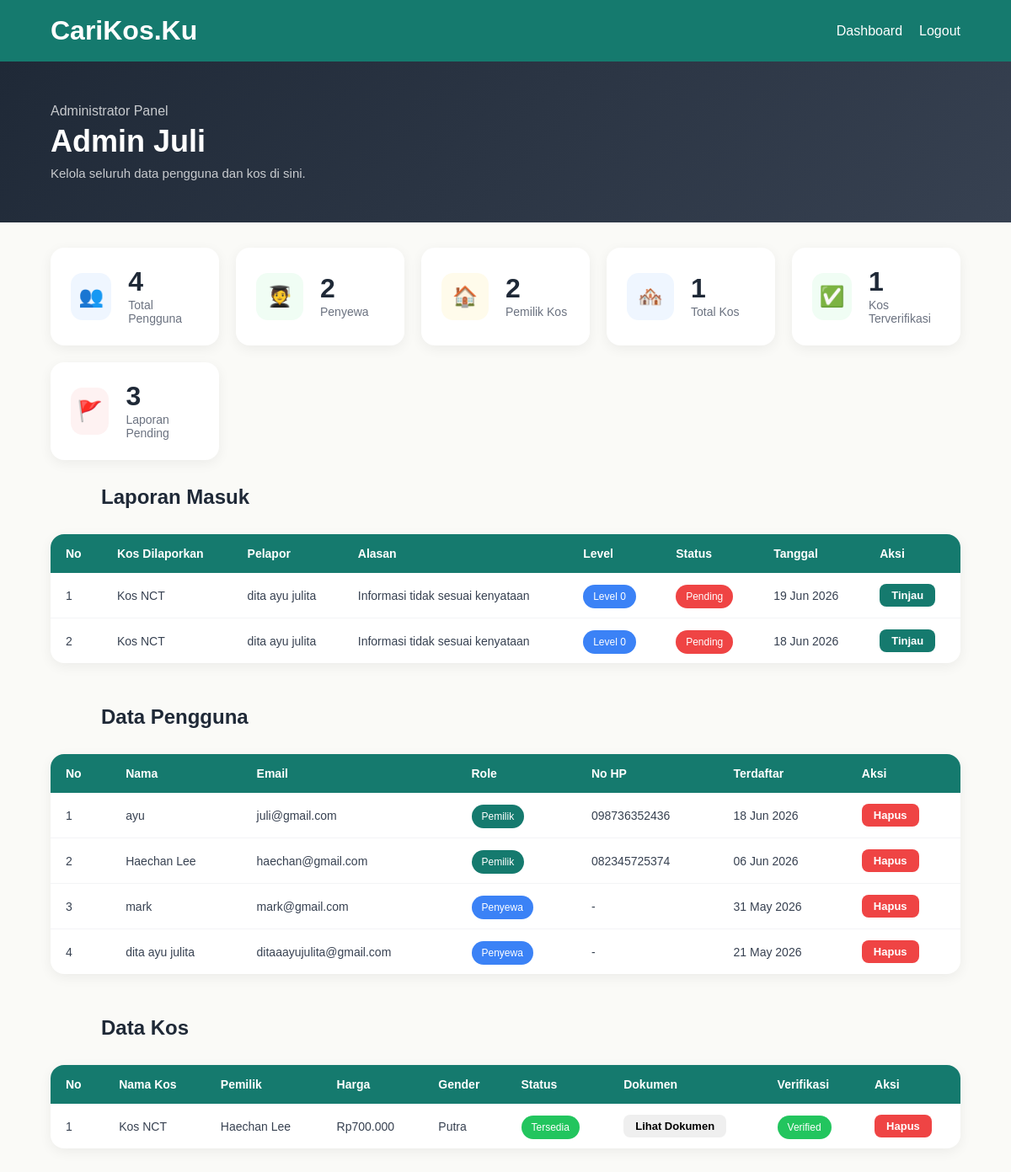
The app's page /index_admin.php (signed in) with its own data.
### tables this page shows
CREATE TABLE `reports` (
  `id` int(11) NOT NULL,
  `reporter_id` int(11) NOT NULL,
  `kos_id` int(11) NOT NULL,
  `alasan` varchar(255) NOT NULL,
  `keterangan` text DEFAULT NULL,
  `status` enum('pending','ditinjau','selesai') DEFAULT 'pending',
  `created_at` datetime DEFAULT current_timestamp(),
  `level_peringatan` int(11) DEFAULT 0,
  `tanggapan_admin` text DEFAULT NULL,
  `tanggapan_pemilik` text DEFAULT NULL,
  `foto_tanggapan` varchar(255) DEFAULT NULL
);

CREATE TABLE `kos` (
  `id` int(11) NOT NULL,
  `user_id` int(11) NOT NULL,
  `nama_kos` varchar(100) NOT NULL,
  `alamat` text NOT NULL,
  `kampus_terdekat` varchar(100) DEFAULT NULL,
  `harga` int(11) NOT NULL,
  `gender` enum('putra','putri','campur') NOT NULL,
  `status` enum('tersedia','hampir_penuh','penuh') DEFAULT 'tersedia',
  `fasilitas` text DEFAULT NULL,
  `jam_malam` varchar(10) DEFAULT NULL,
  `rating` float DEFAULT 0,
  `terverifikasi` tinyint(1) DEFAULT 0,
  `dokumen_kepemilikan` varchar(255) DEFAULT NULL,
  `created_at` timestamp NOT NULL DEFAULT current_timestamp(),
  `lat` decimal(10,8) DEFAULT NULL,
  `lng` decimal(11,8) DEFAULT NULL
);

CREATE TABLE `users` (
  `id` int(11) NOT NULL,
  `nama` varchar(100) NOT NULL,
  `email` varchar(100) NOT NULL,
  `password` varchar(255) NOT NULL,
  `role` enum('penyewa','pemilik','admin') NOT NULL,
  `no_hp` varchar(20) DEFAULT NULL,
  `created_at` timestamp NOT NULL DEFAULT current_timestamp()
);

### index_admin.php (the view, shortened to what this page needs)
<?php
require "koneksi.php";
$nama             = $_SESSION['nama'];
$total_user       = mysqli_fetch_row(mysqli_query($conn, "SELECT COUNT(*) FROM users WHERE role != 'admin'"))[0];
$total_penyewa    = mysqli_fetch_row(mysqli_query($conn, "SELECT COUNT(*) FROM users WHERE role='penyewa'"))[0];
$total_pemilik    = mysqli_fetch_row(mysqli_query($conn, "SELECT COUNT(*) FROM users WHERE role='pemilik'"))[0];
$total_kos        = mysqli_fetch_row(mysqli_query($conn, "SELECT COUNT(*) FROM kos"))[0];
$total_verified   = mysqli_fetch_row(mysqli_query($conn, "SELECT COUNT(*) FROM kos WHERE terverifikasi=1"))[0];
$total_laporan    = mysqli_fetch_row(mysqli_query($conn, "SELECT COUNT(*) FROM reports WHERE status='pending'"))[0];
$query_users   = mysqli_query($conn, "SELECT * FROM users WHERE role != 'admin' ORDER BY created_at DESC");
$query_kos     = mysqli_query($conn, "SELECT k.*, u.nama AS nama_pemilik FROM kos k JOIN users u ON k.user_id=u.id ORDER BY k.created_at DESC");
$query_laporan = mysqli_query($conn, "SELECT r.*, u.nama AS nama_pelapor, k.nama_kos, k.user_id AS pemilik_id FROM reports r JOIN users u ON r.reporter_id=u.id JOIN kos k ON r.kos_id=k.id ORDER BY r.created_at DESC");
?>
<!DOCTYPE html>
<html lang="id">
<head>
    <link rel="stylesheet" href="style.css">
</head>
<body>
<div class="navbar">
    <h1>CariKos.Ku</h1>
    <div class="menu">
        <a href="index_admin.php">Dashboard</a>
        <a href="logout.php">Logout</a>
    </div>
</div>
<div class="dashboard-hero admin-hero">
    <div class="dashboard-welcome">
        <p class="welcome-label">Administrator Panel</p>
        <h2><?= htmlspecialchars($nama) ?></h2>
        <p class="welcome-sub">Kelola seluruh data pengguna dan kos di sini.</p>
    </div>
</div>
<div class="stats-container">
    <div class="stat-card">
        <div class="stat-icon stat-icon-blue">👥</div>
        <div class="stat-info"><div class="stat-number"><?= $total_user ?></div><div class="stat-label">Total Pengguna</div></div>
    </div>
    <div class="stat-card">
        <div class="stat-icon stat-icon-green">🧑‍🎓</div>
        <div class="stat-info"><div class="stat-number"><?= $total_penyewa ?></div><div class="stat-label">Penyewa</div></div>
    </div>
    <div class="stat-card">
        <div class="stat-icon stat-icon-yellow">🏠</div>
        <div class="stat-info"><div class="stat-number"><?= $total_pemilik ?></div><div class="stat-label">Pemilik Kos</div></div>
    </div>
    <div class="stat-card">
        <div class="stat-icon stat-icon-blue">🏘️</div>
        <div class="stat-info"><div class="stat-number"><?= $total_kos ?></div><div class="stat-label">Total Kos</div></div>
    </div>
    <div class="stat-card">
        <div class="stat-icon stat-icon-green">✅</div>
        <div class="stat-info"><div class="stat-number"><?= $total_verified ?></div><div class="stat-label">Kos Terverifikasi</div></div>
    </div>
    <div class="stat-card">
        <div class="stat-icon stat-icon-red">🚩</div>
        <div class="stat-info"><div class="stat-number"><?= $total_laporan ?></div><div class="stat-label">Laporan Pending</div></div>
    </div>
</div>
<div class="admin-section">
    <h2 class="section-title">Laporan Masuk</h2>
    <div class="table-wrapper">
        <table class="admin-table">
            <thead>
                <tr>
                    <th>No</th>
                    <th>Kos Dilaporkan</th>
                    <th>Pelapor</th>
                    <th>Alasan</th>
                    <th>Level</th>
                    <th>Status</th>
                    <th>Tanggal</th>
                    <th>Aksi</th>
                </tr>
            </thead>
            <tbody>
                <?php $no = 1; while($lap = mysqli_fetch_assoc($query_laporan)): ?>
                <tr>
                    <td><?= $no++ ?></td>
                    <td><?= htmlspecialchars($lap['nama_kos']) ?></td>
                    <td><?= htmlspecialchars($lap['nama_pelapor']) ?></td>
                    <td><?= htmlspecialchars($lap['alasan']) ?></td>
                    <td>
                        <span class="badge <?= $lap['level_peringatan'] == 0 ? 'new' : ($lap['level_peringatan'] == 1 ? 'cheap' : ($lap['level_peringatan'] == 2 ? 'popular' : 'full')) ?>">
                            Level <?= $lap['level_peringatan'] ?>
                        </span>
                    </td>
                    <td>
                        <span class="badge <?= $lap['status'] == 'pending' ? 'full' : ($lap['status'] == 'ditinjau' ? 'cheap' : 'verified') ?>">
                            <?= ucfirst($lap['status']) ?>
                        </span>
                    </td>
                    <td><?= date('d M Y', strtotime($lap['created_at'])) ?></td>
                    <td>
                        <a href="laporan_admin.php?id=<?= $lap['id'] ?>">
                            <button class="table-btn table-btn-green">Tinjau</button>
                        </a>
                    </td>
                </tr>
                <?php endwhile; ?>
            </tbody>
        </table>
    </div>
</div>
<div class="admin-section">
    <h2 class="section-title">Data Pengguna</h2>
    <div class="table-wrapper">
        <table class="admin-table">
            <thead>
                <tr><th>No</th><th>Nama</th><th>Email</th><th>Role</th><th>No HP</th><th>Terdaftar</th><th>Aksi</th></tr>
            </thead>
            <tbody>
                <?php $no = 1; while($user = mysqli_fetch_assoc($query_users)): ?>
                <tr>
                    <td><?= $no++ ?></td>
                    <td><?= htmlspecialchars($user['nama']) ?></td>
                    <td><?= htmlspecialchars($user['email']) ?></td>
                    <td><span class="badge <?= $user['role'] == 'penyewa' ? 'new' : 'popular' ?>"><?= ucfirst($user['role']) ?></span></td>
                    <td><?= $user['no_hp'] ?? '-' ?></td>
                    <td><?= date('d M Y', strtotime($user['created_at'])) ?></td>
                    <td>
                        <a href="hapus_user.php?id=<?= $user['id'] ?>" onclick="return confirm('Yakin hapus user ini?')">
                            <button class="table-btn table-btn-red">Hapus</button>
                        </a>
                    </td>
                </tr>
                <?php endwhile; ?>
            </tbody>
        </table>
    </div>
</div>
<div class="admin-section">
    <h2 class="section-title">Data Kos</h2>
    <div class="table-wrapper">
        <table class="admin-table">
            <thead>
                <tr><th>No</th><th>Nama Kos</th><th>Pemilik</th><th>Harga</th><th>Gender</th><th>Status</th><th>Dokumen</th><th>Verifikasi</th><th>Aksi</th></tr>
            </thead>
            <tbody>
                <?php $no = 1; while($kos = mysqli_fetch_assoc($query_kos)): ?>
                <tr>
                    <td><?= $no++ ?></td>
                    <td><?= htmlspecialchars($kos['nama_kos']) ?></td>
                    <td><?= htmlspecialchars($kos['nama_pemilik']) ?></td>
                    <td>Rp<?= number_format($kos['harga'], 0, ',', '.') ?></td>
                    <td><?= ucfirst($kos['gender']) ?></td>
                    <td>
                        <span class="badge <?= $kos['status'] == 'tersedia' ? 'verified' : ($kos['status'] == 'hampir_penuh' ? 'cheap' : 'full') ?>">
                            <?= ucfirst(str_replace('_', ' ', $kos['status'])) ?>
                        </span>
                    </td>
                    <td>
                        <?php if (!empty($kos['dokumen_kepemilikan'])): ?>
                            <a href="uploads/<?= $kos['dokumen_kepemilikan'] ?>" target="_blank">
                                <button class="table-btn">Lihat Dokumen</button>
                            </a>
                        <?php else: ?>
                            -
                        <?php endif; ?>
                    </td>
                    <td>
                        <?php if($kos['terverifikasi'] == 1): ?>
                            <span class="badge verified">Verified</span>
                        <?php else: ?>
                            <a href="verifikasi_kos.php?id=<?= $kos['id'] ?>">
                                <button class="table-btn table-btn-green">Verifikasi</button>
                            </a>
                        <?php endif; ?>
                    </td>
                    <td>
                        <a href="hapus_kos.php?id=<?= $kos['id'] ?>" onclick="return confirm('Yakin hapus kos ini?')">
                            <button class="table-btn table-btn-red">Hapus</button>
                        </a>
                    </td>
                </tr>
                <?php endwhile; ?>
            </tbody>
        </table>
    </div>
</div>
</body>
</html>

### style.css (style rules this page uses)
* { margin: 0; padding: 0; box-sizing: border-box; font-family: 'Poppins', sans-serif; }
body { background: #FAFAF7; }
.navbar { background: #157A6E; padding: 18px 60px; display: flex; justify-content: space-between; align-items: center; position: sticky; top: 0; z-index: 999; }
.navbar h1 { color: white; font-size: 32px; }
.menu { display: flex; gap: 20px; }
.menu a { color: white; text-decoration: none; font-weight: 500; }
.section-title { margin: 0 60px 30px; color: #1F2937; }
.badge { padding: 7px 12px; border-radius: 999px; color: white; font-size: 12px; font-weight: 500; }
.popular { background: #157A6E; }
.verified { background: #22C55E; }
.new { background: #3B82F6; }
.full { background: #EF4444; }
.dashboard-hero { background: linear-gradient(135deg, #157A6E, #1DA896); padding: 50px 60px; display: flex; justify-content: space-between; align-items: center; }
.dashboard-hero.admin-hero { background: linear-gradient(135deg, #1F2937, #374151); }
.dashboard-welcome .welcome-label { color: rgba(255,255,255,0.75); font-size: 16px; margin-bottom: 6px; }
.dashboard-welcome h2 { color: white; font-size: 36px; font-weight: 700; margin-bottom: 8px; }
.dashboard-welcome .welcome-sub { color: rgba(255,255,255,0.75); font-size: 15px; }
.stats-container { display: grid; grid-template-columns: repeat(auto-fit, minmax(200px, 1fr)); gap: 20px; padding: 30px 60px; }
.stat-card { background: white; border-radius: 16px; padding: 24px; display: flex; align-items: center; gap: 20px; box-shadow: 0 4px 15px rgba(0,0,0,0.06); }
.stat-icon { width: 56px; height: 56px; border-radius: 14px; display: flex; justify-content: center; align-items: center; font-size: 24px; }
.stat-icon-blue { background: #EFF6FF; }
.stat-icon-green { background: #F0FDF4; }
.stat-icon-red { background: #FEF2F2; }
.stat-icon-yellow { background: #FFFBEB; }
.stat-number { font-size: 32px; font-weight: 700; color: #1F2937; line-height: 1; margin-bottom: 4px; }
.stat-label { color: #6B7280; font-size: 14px; }
.admin-section { padding: 0 60px 50px; }
.table-wrapper { background: white; border-radius: 16px; overflow-x: auto; box-shadow: 0 4px 15px rgba(0,0,0,0.06); }
.admin-table { width: 100%; border-collapse: collapse; font-size: 14px; }
.admin-table thead { background: #157A6E; color: white; }
.admin-table thead th { padding: 15px 18px; text-align: left; font-weight: 600; white-space: nowrap; }
.admin-table tbody tr { border-bottom: 1px solid #F3F4F6; transition: background 0.2s; }
.admin-table tbody td { padding: 13px 18px; color: #374151; vertical-align: middle; }
.admin-table tbody tr:last-child { border-bottom: none; }
.table-btn { padding: 6px 14px; font-size: 13px; border: none; border-radius: 8px; cursor: pointer; font-weight: 600; font-family: 'Poppins', sans-serif; }
.table-btn-red { background: #EF4444; color: white; }
.table-btn-green { background: #157A6E; color: white; }

### records on screen
reports: kos.nama_kos "Kos NCT", users.nama "dita ayu julita", alasan "Informasi tidak sesuai kenyataan", level_peringatan "0", status "Pending", created_at "19 Jun 2026"
reports: kos.nama_kos "Kos NCT", users.nama "dita ayu julita", alasan "Informasi tidak sesuai kenyataan", level_peringatan "0", status "Pending", created_at "18 Jun 2026"
users: nama "ayu", email "juli@gmail.com", role "Pemilik", no_hp "098736352436", created_at "18 Jun 2026"
users: nama "Haechan Lee", email "haechan@gmail.com", role "Pemilik", no_hp "082345725374", created_at "06 Jun 2026"
users: nama "mark", email "mark@gmail.com", role "Penyewa", no_hp "-", created_at "31 May 2026"
users: nama "dita ayu julita", email "ditaaayujulita@gmail.com", role "Penyewa", no_hp "-", created_at "21 May 2026"
kos: nama_kos "Kos NCT", user.nama "Haechan Lee", harga "700.000", gender "Putra", status "Tersedia", terverifikasi "Verified"

### other values on screen
$nama "Admin Juli"
$total_user "4"
$total_penyewa "2"
$total_pemilik "2"
$total_kos "1"
$total_verified "1"
$total_laporan "3"
